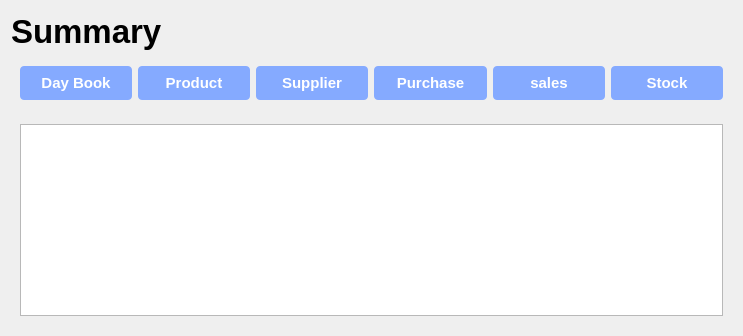
             <widget class="QWidget" name="page_9">
              <layout class="QVBoxLayout" name="verticalLayout_18">
               <item>
                <widget class="QLabel" name="label_6">
                 <property name="minimumSize">
                  <size>
                   <width>157</width>
                   <height>40</height>
                  </size>
                 </property>
                 <property name="font">
                  <font>
                   <pointsize>25</pointsize>
                   <weight>75</weight>
                   <bold>true</bold>
                  </font>
                 </property>
                 <property name="text">
                  <string>Summary</string>
                 </property>
                </widget>
               </item>
               <item>
                <widget class="QWidget" name="widget_44" native="true">
                 <property name="minimumSize">
                  <size>
                   <width>721</width>
                   <height>0</height>
                  </size>
                 </property>
                 <layout class="QHBoxLayout" name="horizontalLayout_47">
                  <item>
                   <widget class="QPushButton" name="pushButton_21">
                    <property name="styleSheet">
                     <string notr="true">background-color: rgb(133, 170, 255);
font-size: 15px;
padding: 8px;
color: white;
font-weight: bold;
border-radius: 4px;</string>
                    </property>
                    <property name="text">
                     <string>Day Book</string>
                    </property>
                   </widget>
                  </item>
                  <item>
                   <widget class="QPushButton" name="pushButton_22">
                    <property name="styleSheet">
                     <string notr="true">background-color: rgb(133, 170, 255);
font-size: 15px;
padding: 8px;
color: white;
font-weight: bold;
border-radius: 4px;</string>
                    </property>
                    <property name="text">
                     <string>Product</string>
                    </property>
                   </widget>
                  </item>
                  <item>
                   <widget class="QPushButton" name="pushButton_23">
                    <property name="styleSheet">
                     <string notr="true">background-color: rgb(133, 170, 255);
font-size: 15px;
padding: 8px;
color: white;
font-weight: bold;
border-radius: 4px;</string>
                    </property>
                    <property name="text">
                     <string>Supplier</string>
                    </property>
                   </widget>
                  </item>
                  <item>
                   <widget class="QPushButton" name="pushButton_24">
                    <property name="styleSheet">
                     <string notr="true">background-color: rgb(133, 170, 255);
font-size: 15px;
padding: 8px;
color: white;
font-weight: bold;
border-radius: 4px;</string>
                    </property>
                    <property name="text">
                     <string>Purchase</string>
                    </property>
                   </widget>
                  </item>
                  <item>
                   <widget class="QPushButton" name="pushButton_25">
                    <property name="styleSheet">
                     <string notr="true">background-color: rgb(133, 170, 255);
font-size: 15px;
padding: 8px;
color: white;
font-weight: bold;
border-radius: 4px;</string>
                    </property>
                    <property name="text">
                     <string>sales</string>
                    </property>
                   </widget>
                  </item>
                  <item>
                   <widget class="QPushButton" name="pushButton_26">
                    <property name="styleSheet">
                     <string notr="true">background-color: rgb(133, 170, 255);
font-size: 15px;
padding: 8px;
color: white;
font-weight: bold;
border-radius: 4px;</string>
                    </property>
                    <property name="text">
                     <string>Stock</string>
                    </property>
                   </widget>
                  </item>
                 </layout>
                </widget>
               </item>
               <item>
                <widget class="QWidget" name="widget_51" native="true">
                 <layout class="QHBoxLayout" name="horizontalLayout_41">
                  <item>
                   <widget class="QTableWidget" name="tableWidget"/>
                  </item>
                 </layout>
                </widget>
               </item>
              </layout>
             </widget>
